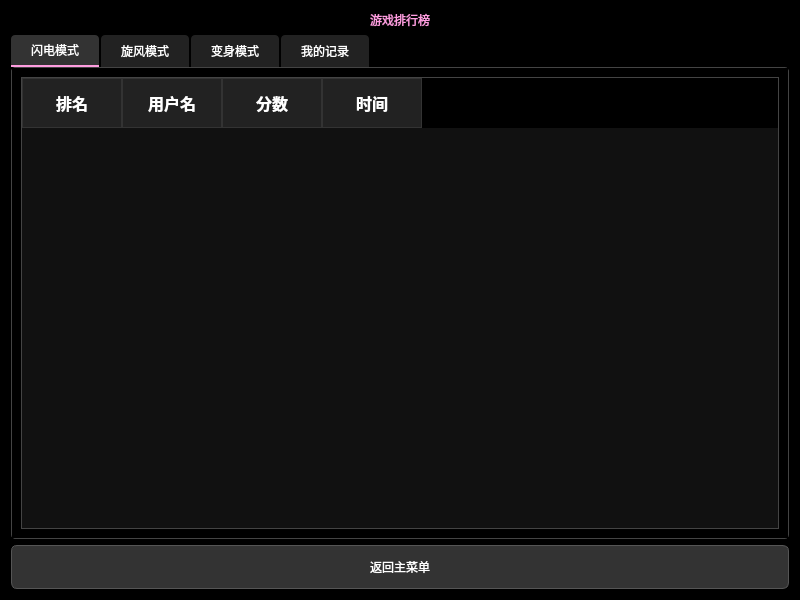
<?xml version="1.0" encoding="UTF-8"?>
<ui version="4.0">
 <class>RankPage</class>
 <widget class="QWidget" name="RankPage">
  <property name="geometry">
   <rect>
    <x>0</x>
    <y>0</y>
    <width>800</width>
    <height>600</height>
   </rect>
  </property>
  <property name="windowTitle">
   <string>排行榜</string>
  </property>
  <property name="styleSheet">
   <string notr="true">background-color: #000000;</string>
  </property>
  <layout class="QVBoxLayout" name="verticalLayout">
   <item>
    <widget class="QLabel" name="titleLabel">
     <property name="styleSheet">
      <string notr="true">font: 700 28pt 'Microsoft YaHei'; color: #ff9de0; background: transparent;</string>
     </property>
     <property name="text">
      <string>游戏排行榜</string>
     </property>
     <property name="alignment">
      <set>Qt::AlignmentFlag::AlignCenter</set>
     </property>
    </widget>
   </item>
   <item>
    <widget class="QTabWidget" name="tabWidget">
     <property name="currentIndex">
      <number>0</number>
     </property>
     <property name="styleSheet">
      <string notr="true">QTabWidget::pane {
    border: 1px solid #444444;
    background-color: #111111;
    border-radius: 4px;
}
QTabBar::tab {
    background-color: #222222;
    color: #ffffff;
    padding: 8px 20px;
    margin-right: 2px;
    border-top-left-radius: 4px;
    border-top-right-radius: 4px;
}
QTabBar::tab:selected {
    background-color: #333333;
    border-bottom: 2px solid #ff9de0;
}
QTabBar::tab:hover {
    background-color: #2a2a2a;
}</string>
     </property>
     <widget class="QWidget" name="mode1Tab">
      <attribute name="title">
       <string>闪电模式</string>
      </attribute>
      <layout class="QVBoxLayout" name="verticalLayout_2">
       <item>
        <widget class="QTableWidget" name="mode1Table">
         <property name="styleSheet">
          <string notr="true">QTableWidget {
    background-color: #111111;
    color: #ffffff;
    border: 1px solid #444444;
    gridline-color: #333333;
    font-size: 11pt;
}
QTableWidget::item {
    padding: 8px;
    border-bottom: 1px solid #333333;
}
QTableWidget::item:selected {
    background-color: #2a2a2a;
}
QHeaderView::section {
    background-color: #222222;
    color: #ffffff;
    padding: 10px;
    font-weight: bold;
    border: 1px solid #333333;
    font-size: 12pt;
}
QTableWidget QTableCornerButton::section {
    background-color: #222222;
    border: 1px solid #333333;
}</string>
         </property>
         <column>
          <property name="text">
           <string>排名</string>
          </property>
         </column>
         <column>
          <property name="text">
           <string>用户名</string>
          </property>
         </column>
         <column>
          <property name="text">
           <string>分数</string>
          </property>
         </column>
         <column>
          <property name="text">
           <string>时间</string>
          </property>
         </column>
        </widget>
       </item>
      </layout>
     </widget>
     <widget class="QWidget" name="mode2Tab">
      <attribute name="title">
       <string>旋风模式</string>
      </attribute>
      <layout class="QVBoxLayout" name="verticalLayout_3">
       <item>
        <widget class="QTableWidget" name="mode2Table">
         <property name="styleSheet">
          <string notr="true">QTableWidget {
    background-color: #111111;
    color: #ffffff;
    border: 1px solid #444444;
    gridline-color: #333333;
    font-size: 11pt;
}
QTableWidget::item {
    padding: 8px;
    border-bottom: 1px solid #333333;
}
QTableWidget::item:selected {
    background-color: #2a2a2a;
}
QHeaderView::section {
    background-color: #222222;
    color: #ffffff;
    padding: 10px;
    font-weight: bold;
    border: 1px solid #333333;
    font-size: 12pt;
}
QTableWidget QTableCornerButton::section {
    background-color: #222222;
    border: 1px solid #333333;
}</string>
         </property>
         <column>
          <property name="text">
           <string>排名</string>
          </property>
         </column>
         <column>
          <property name="text">
           <string>用户名</string>
          </property>
         </column>
         <column>
          <property name="text">
           <string>分数</string>
          </property>
         </column>
         <column>
          <property name="text">
           <string>时间</string>
          </property>
         </column>
        </widget>
       </item>
      </layout>
     </widget>
     <widget class="QWidget" name="mode3Tab">
      <attribute name="title">
       <string>变身模式</string>
      </attribute>
      <layout class="QVBoxLayout" name="verticalLayout_4">
       <item>
        <widget class="QTableWidget" name="mode3Table">
         <property name="styleSheet">
          <string notr="true">QTableWidget {
    background-color: #111111;
    color: #ffffff;
    border: 1px solid #444444;
    gridline-color: #333333;
    font-size: 11pt;
}
QTableWidget::item {
    padding: 8px;
    border-bottom: 1px solid #333333;
}
QTableWidget::item:selected {
    background-color: #2a2a2a;
}
QHeaderView::section {
    background-color: #222222;
    color: #ffffff;
    padding: 10px;
    font-weight: bold;
    border: 1px solid #333333;
    font-size: 12pt;
}
QTableWidget QTableCornerButton::section {
    background-color: #222222;
    border: 1px solid #333333;
}</string>
         </property>
         <column>
          <property name="text">
           <string>排名</string>
          </property>
         </column>
         <column>
          <property name="text">
           <string>用户名</string>
          </property>
         </column>
         <column>
          <property name="text">
           <string>分数</string>
          </property>
         </column>
         <column>
          <property name="text">
           <string>时间</string>
          </property>
         </column>
        </widget>
       </item>
      </layout>
     </widget>
     <widget class="QWidget" name="personalTab">
      <attribute name="title">
       <string>我的记录</string>
      </attribute>
      <layout class="QVBoxLayout" name="verticalLayout_5">
       <item>
        <widget class="QTableWidget" name="personalTable">
         <property name="styleSheet">
          <string notr="true">QTableWidget {
    background-color: #111111;
    color: #ffffff;
    border: 1px solid #444444;
    gridline-color: #333333;
    font-size: 11pt;
}
QTableWidget::item {
    padding: 8px;
    border-bottom: 1px solid #333333;
}
QTableWidget::item:selected {
    background-color: #2a2a2a;
}
QHeaderView::section {
    background-color: #222222;
    color: #ffffff;
    padding: 10px;
    font-weight: bold;
    border: 1px solid #333333;
    font-size: 12pt;
}
QTableWidget QTableCornerButton::section {
    background-color: #222222;
    border: 1px solid #333333;
}</string>
         </property>
         <column>
          <property name="text">
           <string>用户名</string>
          </property>
         </column>
         <column>
          <property name="text">
           <string>分数</string>
          </property>
         </column>
         <column>
          <property name="text">
           <string>模式</string>
          </property>
         </column>
         <column>
          <property name="text">
           <string>时间</string>
          </property>
         </column>
        </widget>
       </item>
      </layout>
     </widget>
    </widget>
   </item>
   <item>
    <widget class="QPushButton" name="backButton">
     <property name="styleSheet">
      <string notr="true">QPushButton {
    background-color: #333333;
    color: #ffffff;
    border: 1px solid #555555;
    padding: 12px 24px;
    border-radius: 6px;
    font: bold 14pt 'Microsoft YaHei';
}
QPushButton:hover {
    background-color: #444444;
    border-color: #666666;
}
QPushButton:pressed {
    background-color: #222222;
    padding-top: 13px;
    padding-left: 25px;
}</string>
     </property>
     <property name="text">
      <string>返回主菜单</string>
     </property>
    </widget>
   </item>
  </layout>
 </widget>
 <resources/>
 <connections/>
</ui>
